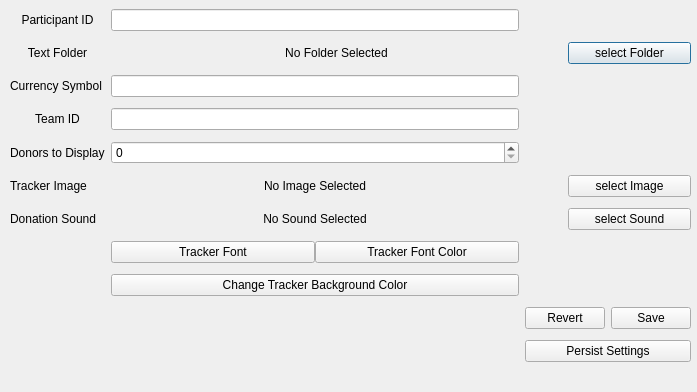
<?xml version="1.0" encoding="UTF-8"?>
<ui version="4.0">
 <class>Dialog</class>
 <widget class="QDialog" name="Dialog">
  <property name="geometry">
   <rect>
    <x>0</x>
    <y>0</y>
    <width>697</width>
    <height>392</height>
   </rect>
  </property>
  <property name="windowTitle">
   <string>Settings</string>
  </property>
  <widget class="QWidget" name="layoutWidget">
   <property name="geometry">
    <rect>
     <x>10</x>
     <y>0</y>
     <width>681</width>
     <height>374</height>
    </rect>
   </property>
   <layout class="QGridLayout" name="gridLayout">
    <property name="sizeConstraint">
     <enum>QLayout::SetDefaultConstraint</enum>
    </property>
    <property name="verticalSpacing">
     <number>2</number>
    </property>
    <item row="6" column="0">
     <widget class="QLabel" name="label_6">
      <property name="text">
       <string>Donation Sound</string>
      </property>
     </widget>
    </item>
    <item row="1" column="3" colspan="2">
     <widget class="QPushButton" name="pushButtonSelectFolder">
      <property name="text">
       <string>select Folder</string>
      </property>
     </widget>
    </item>
    <item row="3" column="0">
     <widget class="QLabel" name="label_4">
      <property name="text">
       <string>Team ID</string>
      </property>
      <property name="alignment">
       <set>Qt::AlignCenter</set>
      </property>
     </widget>
    </item>
    <item row="1" column="0">
     <widget class="QLabel" name="label_2">
      <property name="text">
       <string>Text Folder</string>
      </property>
      <property name="alignment">
       <set>Qt::AlignCenter</set>
      </property>
     </widget>
    </item>
    <item row="10" column="2" colspan="2">
     <widget class="QPushButton" name="pushButtonRevert">
      <property name="text">
       <string>Revert</string>
      </property>
     </widget>
    </item>
    <item row="6" column="3" colspan="2">
     <widget class="QPushButton" name="pushButton_sound">
      <property name="text">
       <string>select Sound</string>
      </property>
     </widget>
    </item>
    <item row="3" column="1">
     <widget class="QLineEdit" name="lineEditTeamID"/>
    </item>
    <item row="5" column="1">
     <widget class="QLabel" name="label_tracker_image">
      <property name="text">
       <string>No Image Selected</string>
      </property>
      <property name="alignment">
       <set>Qt::AlignCenter</set>
      </property>
     </widget>
    </item>
    <item row="0" column="1">
     <widget class="QLineEdit" name="lineEditParticipantID"/>
    </item>
    <item row="11" column="2" colspan="3">
     <widget class="QPushButton" name="pushButton_persistentsave">
      <property name="statusTip">
       <string>To have the settings persist across upgrades</string>
      </property>
      <property name="text">
       <string>Persist Settings</string>
      </property>
     </widget>
    </item>
    <item row="2" column="0">
     <widget class="QLabel" name="label_3">
      <property name="text">
       <string>Currency Symbol</string>
      </property>
     </widget>
    </item>
    <item row="5" column="0">
     <widget class="QLabel" name="label_5">
      <property name="text">
       <string>Tracker Image</string>
      </property>
     </widget>
    </item>
    <item row="8" column="1">
     <layout class="QHBoxLayout" name="horizontalLayout_2">
      <item>
       <widget class="QPushButton" name="pushButton_font">
        <property name="text">
         <string>Tracker Font</string>
        </property>
       </widget>
      </item>
      <item>
       <widget class="QPushButton" name="pushButton_font_color">
        <property name="text">
         <string>Tracker Font Color</string>
        </property>
       </widget>
      </item>
     </layout>
    </item>
    <item row="2" column="1">
     <widget class="QLineEdit" name="lineEditCurrencySymbol"/>
    </item>
    <item row="0" column="0">
     <widget class="QLabel" name="label">
      <property name="text">
       <string>Participant ID</string>
      </property>
      <property name="alignment">
       <set>Qt::AlignCenter</set>
      </property>
     </widget>
    </item>
    <item row="5" column="3" colspan="2">
     <widget class="QPushButton" name="pushButton_tracker_image">
      <property name="text">
       <string>select Image</string>
      </property>
     </widget>
    </item>
    <item row="1" column="1" colspan="2">
     <widget class="QLabel" name="labelTextFolder">
      <property name="text">
       <string>No Folder Selected</string>
      </property>
      <property name="alignment">
       <set>Qt::AlignCenter</set>
      </property>
     </widget>
    </item>
    <item row="9" column="1">
     <widget class="QPushButton" name="pushButton_tracker_background">
      <property name="text">
       <string>Change Tracker Background Color</string>
      </property>
     </widget>
    </item>
    <item row="6" column="1">
     <widget class="QLabel" name="label_sound">
      <property name="text">
       <string>No Sound Selected</string>
      </property>
      <property name="alignment">
       <set>Qt::AlignCenter</set>
      </property>
     </widget>
    </item>
    <item row="10" column="4">
     <widget class="QPushButton" name="pushButtonSave">
      <property name="text">
       <string>Save</string>
      </property>
     </widget>
    </item>
    <item row="4" column="0">
     <widget class="QLabel" name="label_donors_to_display">
      <property name="text">
       <string>Donors to Display</string>
      </property>
     </widget>
    </item>
    <item row="4" column="1">
     <widget class="QSpinBox" name="spinBox_DonorsToDisplay"/>
    </item>
   </layout>
  </widget>
 </widget>
 <resources/>
 <connections/>
</ui>
